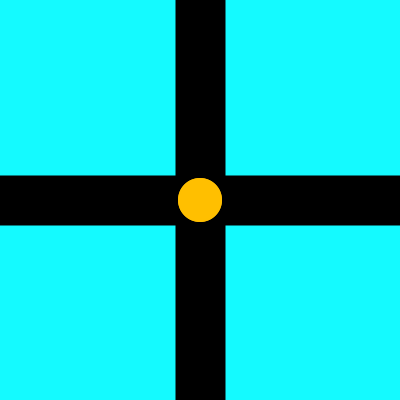
Frame 1 (no input)
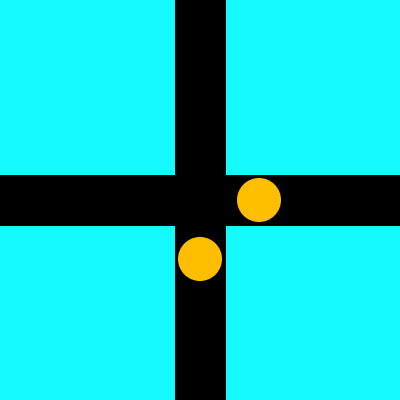
Frame 60 (the mouse pressed at the canvas centre just before this capture)
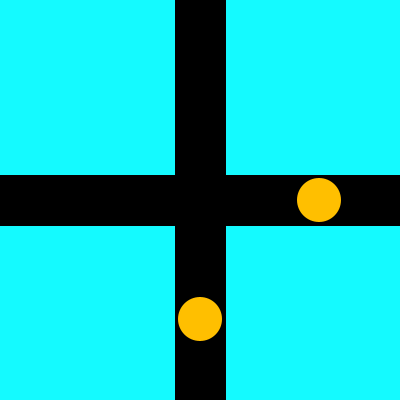
Frame 120 (the mouse held since frame 60 and released just before this capture)

The Processing sketch that drew these frames (run headless with seeded random() and noise(); from frame 60 on, the mouse is pressed at the canvas centre):

// Processing sketch: processing_18923
// ── processing_18923.pde

void setup() {
  size(400,400);
  smooth();
  background(20,250,400);
  colorMode(HSB,width);
}
  int x=200;
void draw(){
  stroke(0);
  strokeWeight(50);
  line(width/2,0,width/2,height);
  line(0,height/2,width,height/2);
  noStroke();
  fill(50,400,400);
  ellipse(x, height/2,width/9,width/9);
  ellipse(width/2, x,width/9,width/9);
  x++;
  if(x>17*width/18){
  stroke(0);
  strokeWeight(50);
  line(width/2,0,width/2,height);
  line(0,height/2,width,height/2);
  noStroke();
  fill(50,400,400);
  ellipse(17*width/9-x, height/2,width/9,width/9);
  ellipse(width/2,17*width/9-x,width/9,width/9);
  }
  if(x>33*width/18){
  x=width/18;
  x++;
  }
}
